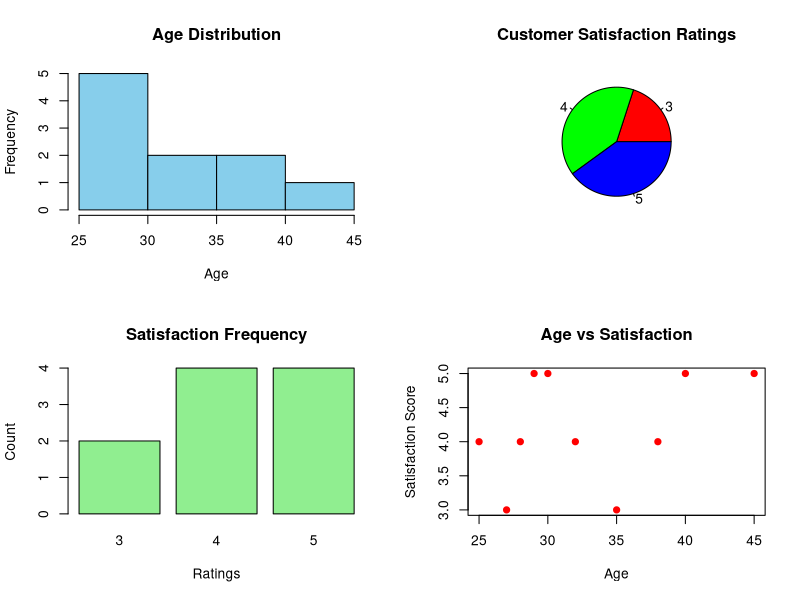

Reproduce this figure in R.
# Customer Feedback Dataset
age <- c(25,30,35,28,40,32,27,29,38,45)
satisfaction <- c(4,5,3,4,5,4,3,5,4,5)

# Display 4 graphs together
par(mfrow=c(2,2))

# 1. Histogram
hist(age,
     col="skyblue",
     main="Age Distribution",
     xlab="Age",
     ylab="Frequency")

# 2. Pie Chart
pie(table(satisfaction),
    col=rainbow(length(table(satisfaction))),
    main="Customer Satisfaction Ratings")

# 3. Bar Chart
barplot(table(satisfaction),
        col="lightgreen",
        main="Satisfaction Frequency",
        xlab="Ratings",
        ylab="Count")

# 4. Scatter Plot
plot(age,satisfaction,
     pch=19,
     col="red",
     main="Age vs Satisfaction",
     xlab="Age",
     ylab="Satisfaction Score")

# Reset Layout
par(mfrow=c(1,1))
